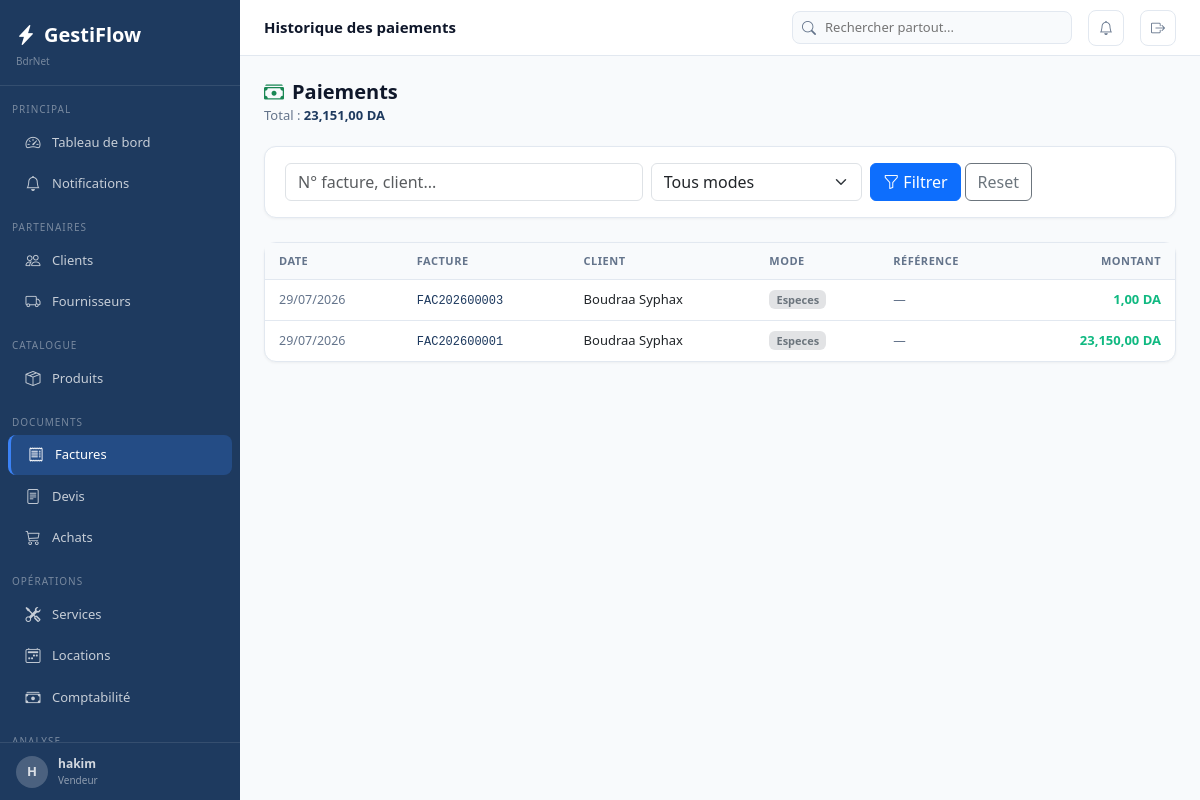
/ventes/paiements/ (signed in), run on the app's committed database.
### apps/core/models.py (models this page shows, shortened)
class Parametre(models.Model):
    cle         = models.CharField(max_length=100, unique=True)
    valeur      = models.TextField(blank=True)
    description = models.CharField(max_length=200, blank=True)
    class Meta:
        verbose_name        = "Parametre"
        verbose_name_plural = "Parametres"
    @classmethod
    def get(cls, cle, defaut=''):
        try:
            return cls.objects.get(cle=cle).valeur
        except cls.DoesNotExist:
            return defaut

### apps/authentication/models.py (models this page shows, shortened)
class Utilisateur(AbstractUser):
    class Role(models.TextChoices):
        ADMIN       = 'admin',       'Administrateur'
        MANAGER     = 'manager',     'Manager'
        VENDEUR     = 'vendeur',     'Vendeur'
        TECHNICIEN  = 'technicien',  'Technicien'
        COMPTABLE   = 'comptable',   'Comptable'
        CAISSIER    = 'caissier',    'Caissier'
    role            = models.CharField(max_length=20, choices=Role.choices, default=Role.VENDEUR)
    telephone       = models.CharField(max_length=20, blank=True)
    actif           = models.BooleanField(default=True)
    derniere_activite = models.DateTimeField(null=True, blank=True)
    photo           = models.ImageField(upload_to='utilisateurs/', null=True, blank=True)
    class Meta:
        verbose_name        = "Utilisateur"
        verbose_name_plural = "Utilisateurs"
    @property
    def est_admin(self):
        return self.role == self.Role.ADMIN or self.is_superuser

### apps/ventes/models.py (models this page shows, shortened)
class Paiement(TimestampedModel):
    class Mode(models.TextChoices):
        ESPECES  = 'especes',  'Especes'
        VIREMENT = 'virement', 'Virement'
        CHEQUE   = 'cheque',   'Cheque'
        CB       = 'cb',       'Carte bancaire'
        CREDIT   = 'credit',   'Credit'
    facture       = models.ForeignKey(Facture, on_delete=models.CASCADE, related_name='paiements')
    montant       = models.DecimalField(max_digits=14, decimal_places=2)
    date_paiement = models.DateField(default=timezone.now)
    mode          = models.CharField(max_length=20, choices=Mode.choices, default=Mode.ESPECES)
    reference     = models.CharField(max_length=100, blank=True)
    notes         = models.TextField(blank=True)
    enregistre_par= models.ForeignKey(settings.AUTH_USER_MODEL, on_delete=models.SET_NULL, null=True, blank=True)
    class Meta:
        verbose_name = "Paiement"
        ordering     = ['-date_paiement']

class Facture(TimestampedModel):
    class Statut(models.TextChoices):
        BROUILLON  = 'brouillon',  'Brouillon'
        EN_ATTENTE = 'en_attente', 'En attente'
        PARTIELLE  = 'partielle',  'Partiellement payee'
        PAYEE      = 'payee',      'Payee'
        ANNULEE    = 'annulee',    'Annulee'
        AVOIR      = 'avoir',      'Avoir'
    numero         = models.CharField(max_length=20, unique=True, blank=True)
    client         = models.ForeignKey('clients.Client', on_delete=models.PROTECT, related_name='factures')
    vendeur        = models.ForeignKey(settings.AUTH_USER_MODEL, on_delete=models.SET_NULL, null=True, blank=True, related_name='factures_vendues')
    date_facture   = models.DateField(default=timezone.now)
    date_echeance  = models.DateField(null=True, blank=True)
    statut         = models.CharField(max_length=20, choices=Statut.choices, default=Statut.BROUILLON)
    remise_globale = models.DecimalField(max_digits=5, decimal_places=2, default=0)
    sous_total_ht  = models.DecimalField(max_digits=14, decimal_places=2, default=0)
    montant_remise = models.DecimalField(max_digits=14, decimal_places=2, default=0)
    total_ht       = models.DecimalField(max_digits=14, decimal_places=2, default=0)
    total_tva      = models.DecimalField(max_digits=14, decimal_places=2, default=0)
    total_ttc      = models.DecimalField(max_digits=14, decimal_places=2, default=0)
    montant_paye   = models.DecimalField(max_digits=14, decimal_places=2, default=0)
    notes          = models.TextField(blank=True)
    conditions     = models.TextField(blank=True)
    class Meta:
        verbose_name = "Facture"
        ordering     = ['-date_facture','-cree_le']

### apps/clients/models.py (models this page shows, shortened)
class Client(TimestampedModel, SoftDeleteModel, Adresse):
    class TypeClient(models.TextChoices):
        PARTICULIER    = 'particulier',    'Particulier'
        ENTREPRISE     = 'entreprise',     'Entreprise'
        ADMINISTRATION = 'administration', 'Administration'
    code             = models.CharField(max_length=20, unique=True, blank=True)
    nom              = models.CharField(max_length=200)
    type_client      = models.CharField(max_length=20, choices=TypeClient.choices, default=TypeClient.PARTICULIER)
    telephone        = models.CharField(max_length=20, blank=True)
    telephone2       = models.CharField(max_length=20, blank=True)
    email            = models.EmailField(blank=True)
    registre_commerce = models.CharField(max_length=50, blank=True)
    nif              = models.CharField(max_length=20, blank=True)
    nis              = models.CharField(max_length=20, blank=True)
    limite_credit    = models.DecimalField(max_digits=14, decimal_places=2, default=0)
    remise_defaut    = models.DecimalField(max_digits=5,  decimal_places=2, default=0)
    notes            = models.TextField(blank=True)
    actif            = models.BooleanField(default=True)
    class Meta:
        verbose_name        = "Client"
        verbose_name_plural = "Clients"
        ordering            = ['nom']

### apps/ventes/views.py (the view)
# urls.py: path('paiements/',              views.paiements_liste, name='paiements_liste'),
@login_required
def paiements_liste(request):
    q    = sanitize_search_query(request.GET.get('q',''))
    mode = request.GET.get('mode','')
    qs   = Paiement.objects.select_related('facture','facture__client','enregistre_par').order_by('-date_paiement')
    if q:    qs = qs.filter(Q(facture__numero__icontains=q)|Q(facture__client__nom__icontains=q))
    if mode: qs = qs.filter(mode=mode)
    total   = qs.aggregate(t=Sum('montant'))['t'] or 0
    page    = Paginator(qs, 25).get_page(request.GET.get('page'))
    return render(request, 'ventes/paiements_liste.html', {'paiements': page, 'q': q, 'mode': mode, 'total_encaisse': total, 'modes': Paiement.Mode.choices})

### templates/ventes/paiements_liste.html (shortened to what this page needs)
{% extends 'base.html' %}
{% load humanize %}
{% block topbar_title %}Historique des paiements{% endblock %}
{% block content %}
<div class="page-header">
  <div><h1 class="page-title"><i class="bi bi-cash-stack me-2 text-success"></i>Paiements</h1>
  <p class="page-subtitle">Total : <strong style="color:var(--primary);">{{ total_encaisse|floatformat:2|intcomma }} DA</strong></p></div>
</div>
<div class="card mb-4"><div class="card-body py-3">
  <form method="get" class="row g-2 align-items-end">
    <div class="col-12 col-md-5"><input type="text" name="q" class="form-control" placeholder="N° facture, client..." value="{{ q }}"></div>
    <div class="col-12 col-md-3"><select name="mode" class="form-select"><option value="">Tous modes</option></select></div>
    <div class="col-auto"><button type="submit" class="btn btn-primary"><i class="bi bi-funnel me-1"></i>Filtrer</button><a href="{% url 'ventes:paiements_liste' %}" class="btn btn-outline-secondary ms-1">Reset</a></div>
  </form>
</div></div>
<div class="card"><div style="overflow-x:auto;"><table class="table-modern">
  <thead><tr><th>Date</th><th>Facture</th><th>Client</th><th>Mode</th><th>Référence</th><th class="text-end">Montant</th></tr></thead>
  <tbody>{% for p in paiements %}<tr>
    <td style="font-size:12.5px;color:var(--text-secondary);">{{ p.date_paiement|date:"d/m/Y" }}</td>
    <td><a href="{% url 'ventes:detail' p.facture.pk %}" style="font-family:monospace;font-size:12px;color:var(--primary);text-decoration:none;">{{ p.facture.numero }}</a></td>
    <td style="font-weight:500;">{{ p.facture.client.nom }}</td>
    <td><span class="badge bg-secondary-subtle text-secondary" style="font-size:11px;">{{ p.get_mode_display }}</span></td>
    <td style="font-size:12.5px;color:var(--text-secondary);">{{ p.reference|default:"&mdash;" }}</td>
    <td class="text-end" style="font-weight:700;color:#10b981;">{{ p.montant|floatformat:2|intcomma }} DA</td>
  </tr>{% empty %}<tr><td colspan="6" class="text-center py-4" style="color:var(--text-secondary);">Aucun paiement</td></tr>{% endfor %}</tbody>
</table></div></div>
{% endblock %}

### templates/base.html (shortened to what this page needs)
<!DOCTYPE html>
<html lang="fr">
<head>
<link rel="stylesheet" href="https://cdn.jsdelivr.net/npm/bootstrap@5.3.3/dist/css/bootstrap.min.css">
<link rel="stylesheet" href="https://cdn.jsdelivr.net/npm/bootstrap-icons@1.11.3/font/bootstrap-icons.min.css">
</head>
<body>
{% if user.is_authenticated %}
<nav class="sidebar">
  <div class="sidebar-nav">
    <div class="sidebar-logo">
      <a class="sidebar-logo-text" href="{% url 'dashboard:index' %}"><i class="bi bi-lightning-charge-fill me-2"></i>GestiFlow</a>
      <div style="font-size:10px;color:rgba(255,255,255,.4);margin-top:4px;">{{ ENTREPRISE.NOM_ENTREPRISE }}</div>
    </div>
    <div class="sidebar-section">Principal</div>
    <a href="{% url 'dashboard:index' %}" class="sidebar-item {% if request.resolver_match.app_name == 'dashboard' %}active{% endif %}"><i class="bi bi-speedometer2"></i><span>Tableau de bord</span></a>
    <a href="{% url 'core:notifications' %}" class="sidebar-item"><i class="bi bi-bell" ></i><span>Notifications</span></a>
    <div class="sidebar-section">Partenaires</div>
    <a href="{% url 'clients:liste' %}" class="sidebar-item {% if request.resolver_match.app_name == 'clients' %}active{% endif %}"><i class="bi bi-people"></i><span>Clients</span></a>
    <a href="{% url 'fournisseurs:liste' %}" class="sidebar-item {% if request.resolver_match.app_name == 'fournisseurs' %}active{% endif %}"><i class="bi bi-truck"></i><span>Fournisseurs</span></a>
    <div class="sidebar-section">Catalogue</div>
    <a href="{% url 'produits:liste' %}" class="sidebar-item "><i class="bi bi-box-seam"></i><span>Produits</span></a>
    <div class="sidebar-section">Documents</div>
    <a href="{% url 'ventes:liste' %}" class="sidebar-item {% if request.resolver_match.app_name == 'ventes' %}active{% endif %}"><i class="bi bi-receipt"></i><span>Factures</span></a>
    <a href="{% url 'devis:liste' %}" class="sidebar-item {% if request.resolver_match.app_name == 'devis' %}active{% endif %}"><i class="bi bi-file-text"></i><span>Devis</span></a>
    <a href="{% url 'achats:liste' %}" class="sidebar-item {% if request.resolver_match.app_name == 'achats' %}active{% endif %}"><i class="bi bi-cart3"></i><span>Achats</span></a>
    <div class="sidebar-section">Opérations</div>
    <a href="{% url 'services:liste' %}" class="sidebar-item {% if request.resolver_match.app_name == 'services' %}active{% endif %}"><i class="bi bi-tools"></i><span>Services</span></a>
    <a href="{% url 'locations:liste' %}" class="sidebar-item {% if request.resolver_match.app_name == 'locations' %}active{% endif %}"><i class="bi bi-calendar2-week"></i><span>Locations</span></a>
    <a href="{% url 'comptabilite:historique' %}" class="sidebar-item {% if request.resolver_match.app_name == 'comptabilite' %}active{% endif %}"><i class="bi bi-cash-stack"></i><span>Comptabilité</span></a>
    <div class="sidebar-section">Analyse</div>
  </div>
  <div class="sidebar-footer">
    <a href="{% url 'auth:profil' %}" style="display:flex;align-items:center;gap:10px;text-decoration:none;color:rgba(255,255,255,.8);">
      <div style="width:32px;height:32px;border-radius:50%;background:rgba(255,255,255,.2);display:flex;align-items:center;justify-content:center;font-size:13px;font-weight:700;">{{ user.first_name.0|default:user.username.0|upper }}</div>
      <div><div style="font-size:12px;font-weight:600;">{{ user.get_full_name|default:user.username }}</div><div style="font-size:10px;color:rgba(255,255,255,.5);">{{ user.get_role_display }}</div></div>
    </a>
  </div>
</nav>
<div class="main-content">
<div class="topbar">
  <div class="topbar-title">{% block topbar_title %}{% endblock %}</div>
    <div class="topbar-search" style="position:relative;">
      <i class="bi bi-search"></i>
      <input type="text" id="globalSearch" placeholder="Rechercher partout..." autocomplete="off">
    </div>
    <a href="{% url 'core:notifications' %}" class="topbar-btn" title="Notifications">
      <i class="bi bi-bell{% if notifications_count %}-fill{% endif %}" {% if notifications_count %}style="color:#f59e0b"{% endif %}></i>
    </a>
    <a href="{% url 'auth:deconnexion' %}" class="topbar-btn" title="Déconnexion"><i class="bi bi-box-arrow-right"></i></a>
  </div>
  <div class="content-area">
    {% block content %}{% endblock %}
  </div>
</div>
{% endif %}
</body>
</html>

### data on the page
Parametre: NOM_ENTREPRISE "BdrNet"
Utilisateur: first_name.0 "H", get_full_name "hakim", role "Vendeur"
Paiement: date_paiement "29/07/2026", facture.numero "FAC202600003", facture.client.nom "Boudraa Syphax", mode "Especes", reference "—", montant "1,00"
Paiement: date_paiement "29/07/2026", facture.numero "FAC202600001", facture.client.nom "Boudraa Syphax", mode "Especes", reference "—", montant "23,150,00"

### other printed values
{{ total_encaisse|floatformat:2|intcomma }} "23,151,00"
